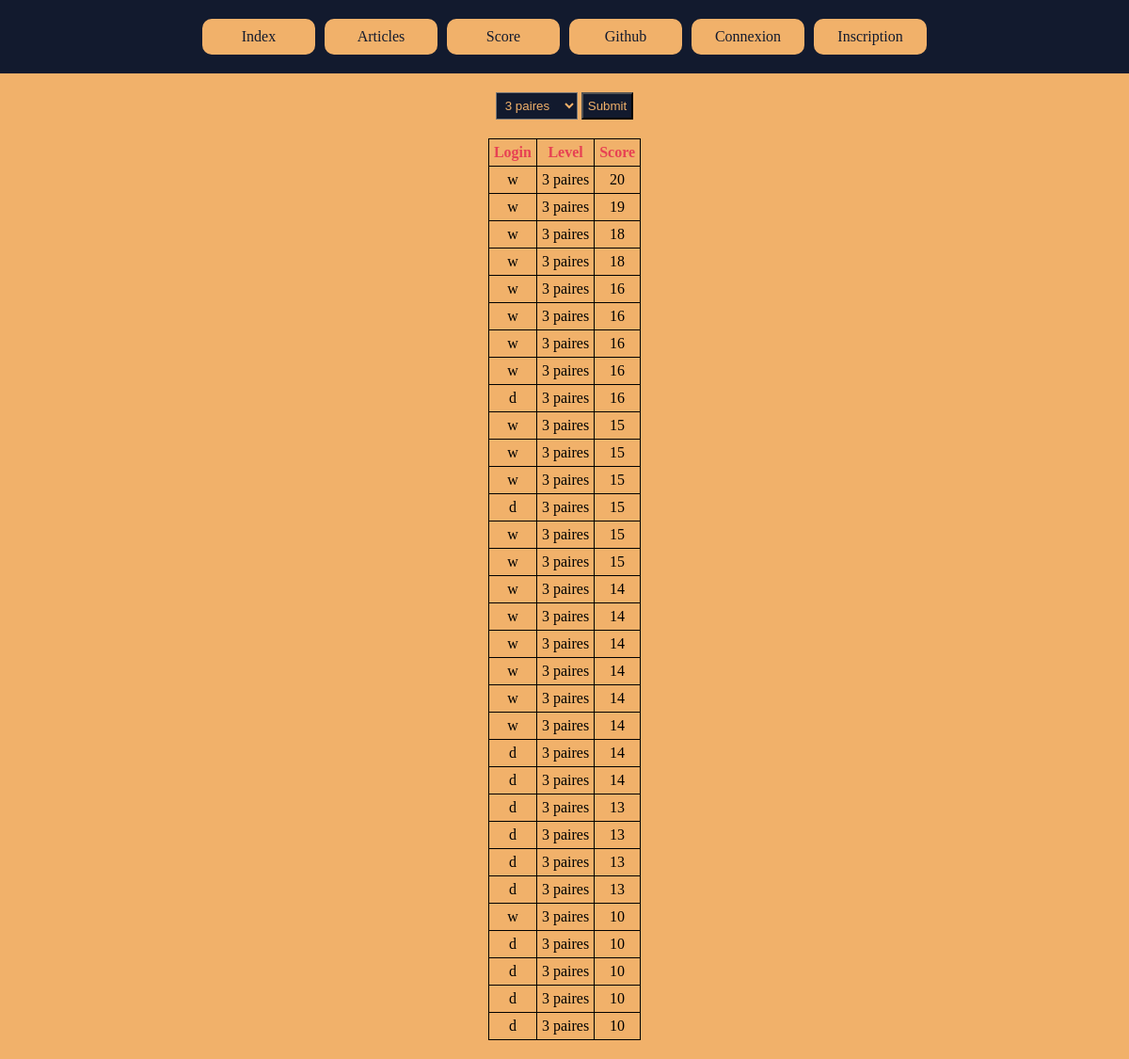
Screenshot of /score.php with the database file from the repository.
### tables this page shows
CREATE TABLE `userscore` (
  `id` int(11) NOT NULL,
  `level` int(11) NOT NULL,
  `score` int(11) NOT NULL,
  `id_utilisateur` int(11) NOT NULL
);

CREATE TABLE `utilisateurs` (
  `id` int(11) NOT NULL,
  `login` varchar(255) NOT NULL,
  `password` varchar(255) NOT NULL,
  `email` varchar(255) NOT NULL,
  `firstname` varchar(255) NOT NULL,
  `lastname` varchar(255) NOT NULL
);

### score.php (the view, shortened to what this page needs)
<!DOCTYPE html>
<html lang="en">
<head>
    <link rel="stylesheet" href="./css/common.css">
</head>
<body>
    <?php require_once('header.php') ?>
    <main>
        <form action="" method="post">
            <select name="level" id="">
                <option value="3">3 paires</option>
            </select>
            <input type="submit" name="submit">
        </form>
        <table>
            <thead>
                <tr>
                    <th>Login</th>
                    <th>Level</th>
                    <th>Score</th>
                </tr>
            </thead>
            <tbody>
                <?php
                $request = $bdd->prepare("SELECT * FROM userscore INNER JOIN utilisateurs ON utilisateurs.id = userscore.id_utilisateur WHERE level = ? ORDER BY score DESC");
                $request->execute([$_POST['level']]);
                $result = $request->fetchAll(PDO::FETCH_ASSOC);
                if (isset($_POST['level'])) {
                    foreach ($result as $key) : ?>
                        <tr>
                            <td><?= $key['login']  ?></td>
                            <td><?= $key['level'] ?> paires</td>
                            <td><?= $key['score'] ?></td>
                        </tr>
                    <?php endforeach ?>
                <?php
                }
                ?>
            </tbody>
        </table>
    </main>
</body>
</html>

### header.php (shortened to what this page needs)
<header>
    <nav>
        <a href="./index.php">Index</a>
        <a href="./articles.php">Articles</a>
        <a href="./score.php">Score</a>
        <a href="https://github.com/Dylan-olivro">Github</a>
        <?php
        if (isset($_SESSION['user'])) { ?>
            <a href="./article.php">Article</a>
            <a href="./jeux.php">Jeux</a>
            <a href="./profil.php">Profil</a>
            <a href="./deco.php">Deco</a>
        <?php } else { ?>
            <a href="./connexion.php">Connexion</a>
            <a href="./inscription.php">Inscription</a>
        <?php } ?>
    </nav>
</header>

### css/common.css (style rules this page uses)
* { margin: 0; padding: 0; }
body { background-color: #f1b16a; }
main { display: flex; flex-direction: column; align-items: center; }
nav { background-color: #121a2e; padding: 15px; display: flex; justify-content: center; }
nav a { background-color: #f1b16a; padding: 10px; margin: 5px; border-radius: 10px; color: #121a2e; text-decoration: none; width: 100px; text-align: center; }

### score.php (style rules this page uses)
form { margin-top: 20px; }
input { color: #f1b16a; padding: 5px; background-color: #121a2e; }
select { color: #f1b16a; padding: 5px; background-color: #121a2e; }
table { margin: 20px 0; }
table, td, th { border: 1px solid; border-collapse: collapse; }
td, th { padding: 5px; text-align: center; }
th { color: #e74153; border-color: #000; }

### rows the page displays
userscore: id_utilisateur.login "w", level "3", score "20"
userscore: id_utilisateur.login "w", level "3", score "19"
userscore: id_utilisateur.login "w", level "3", score "18"
userscore: id_utilisateur.login "w", level "3", score "18"
userscore: id_utilisateur.login "w", level "3", score "16"
userscore: id_utilisateur.login "w", level "3", score "16"
userscore: id_utilisateur.login "w", level "3", score "16"
userscore: id_utilisateur.login "w", level "3", score "16"
userscore: id_utilisateur.login "d", level "3", score "16"
userscore: id_utilisateur.login "w", level "3", score "15"
userscore: id_utilisateur.login "w", level "3", score "15"
userscore: id_utilisateur.login "w", level "3", score "15"
userscore: id_utilisateur.login "d", level "3", score "15"
userscore: id_utilisateur.login "w", level "3", score "15"
userscore: id_utilisateur.login "w", level "3", score "15"
userscore: id_utilisateur.login "w", level "3", score "14"
userscore: id_utilisateur.login "w", level "3", score "14"
userscore: id_utilisateur.login "w", level "3", score "14"
userscore: id_utilisateur.login "w", level "3", score "14"
userscore: id_utilisateur.login "w", level "3", score "14"
userscore: id_utilisateur.login "w", level "3", score "14"
userscore: id_utilisateur.login "d", level "3", score "14"
userscore: id_utilisateur.login "d", level "3", score "14"
userscore: id_utilisateur.login "d", level "3", score "13"
userscore: id_utilisateur.login "d", level "3", score "13"
userscore: id_utilisateur.login "d", level "3", score "13"
userscore: id_utilisateur.login "d", level "3", score "13"
userscore: id_utilisateur.login "w", level "3", score "10"
userscore: id_utilisateur.login "d", level "3", score "10"
userscore: id_utilisateur.login "d", level "3", score "10"
userscore: id_utilisateur.login "d", level "3", score "10"
userscore: id_utilisateur.login "d", level "3", score "10"
